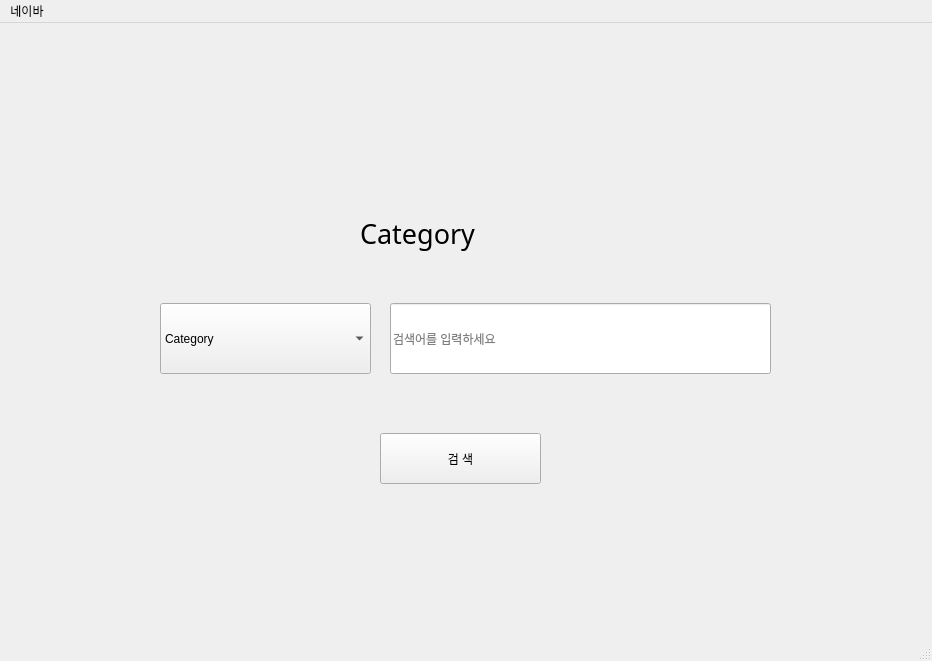
<?xml version="1.0" encoding="UTF-8"?>
<ui version="4.0">
 <class>MainWindow</class>
 <widget class="QMainWindow" name="MainWindow">
  <property name="geometry">
   <rect>
    <x>0</x>
    <y>0</y>
    <width>932</width>
    <height>661</height>
   </rect>
  </property>
  <property name="windowTitle">
   <string>MainWindow</string>
  </property>
  <widget class="QWidget" name="centralwidget">
   <widget class="QComboBox" name="cmb_category">
    <property name="geometry">
     <rect>
      <x>160</x>
      <y>280</y>
      <width>211</width>
      <height>71</height>
     </rect>
    </property>
    <item>
     <property name="text">
      <string>Category</string>
     </property>
    </item>
   </widget>
   <widget class="QLabel" name="lbl_title">
    <property name="geometry">
     <rect>
      <x>360</x>
      <y>190</y>
      <width>161</width>
      <height>41</height>
     </rect>
    </property>
    <property name="font">
     <font>
      <family>Bahnschrift SemiLight SemiConde</family>
      <pointsize>20</pointsize>
     </font>
    </property>
    <property name="cursor">
     <cursorShape>IBeamCursor</cursorShape>
    </property>
    <property name="mouseTracking">
     <bool>false</bool>
    </property>
    <property name="tabletTracking">
     <bool>false</bool>
    </property>
    <property name="text">
     <string>Category</string>
    </property>
   </widget>
   <widget class="QPushButton" name="btn_search">
    <property name="geometry">
     <rect>
      <x>380</x>
      <y>410</y>
      <width>161</width>
      <height>51</height>
     </rect>
    </property>
    <property name="text">
     <string>검 색</string>
    </property>
   </widget>
   <widget class="QLineEdit" name="le_keyword">
    <property name="geometry">
     <rect>
      <x>390</x>
      <y>280</y>
      <width>381</width>
      <height>71</height>
     </rect>
    </property>
    <property name="text">
     <string/>
    </property>
    <property name="placeholderText">
     <string>검색어를 입력하세요</string>
    </property>
   </widget>
  </widget>
  <widget class="QMenuBar" name="menubar">
   <property name="geometry">
    <rect>
     <x>0</x>
     <y>0</y>
     <width>932</width>
     <height>21</height>
    </rect>
   </property>
   <widget class="QMenu" name="menu">
    <property name="title">
     <string>네이바</string>
    </property>
   </widget>
   <addaction name="menu"/>
  </widget>
  <widget class="QStatusBar" name="statusbar"/>
 </widget>
 <resources/>
 <connections/>
</ui>
